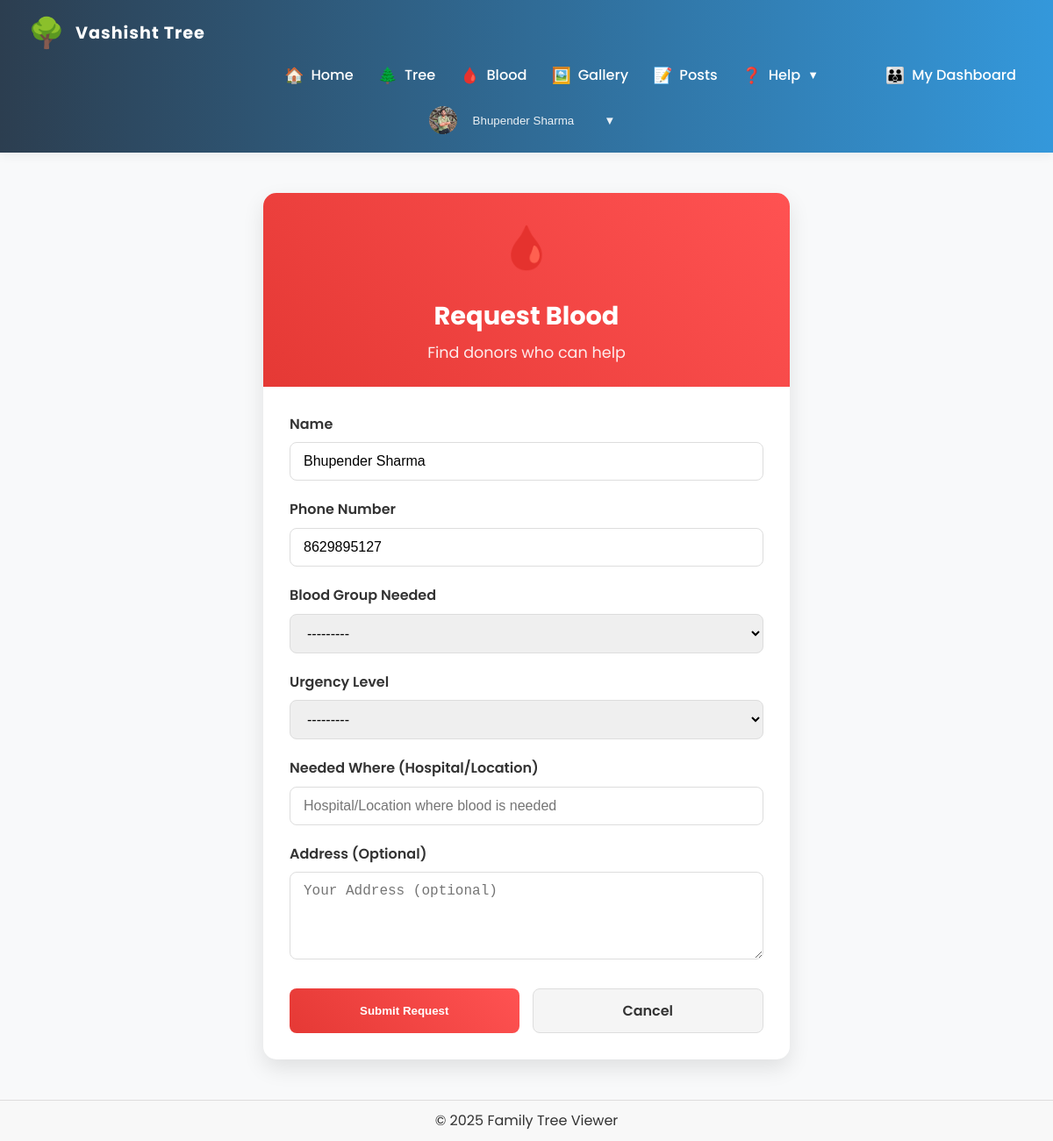
/blood-request/ (signed in), run on the app's committed database.
### treeapp/models.py (models this page shows, shortened)
class UserProfile(models.Model):
    BLOOD_GROUP_CHOICES = [
        ('A+', 'A+'),
        ('A-', 'A-'),
        ('B+', 'B+'),
        ('B-', 'B-'),
        ('AB+', 'AB+'),
        ('AB-', 'AB-'),
        ('O+', 'O+'),
        ('O-', 'O-'),
    ]
    GENDER_CHOICES = [
        ('M', 'Male'),
        ('F', 'Female'),
        ('O', 'Other'),
    ]
    user = models.OneToOneField(User, on_delete=models.CASCADE)
    family_root = models.ForeignKey(FamilyMember, null=True, blank=True, on_delete=models.SET_NULL, related_name='root_for_users')
    last_child = models.ForeignKey(FamilyMember, null=True, blank=True, on_delete=models.SET_NULL, related_name='last_child_for_users')
    member_id = models.ForeignKey(FamilyMember, null=True, blank=True, on_delete=models.SET_NULL, related_name='member_id_for_users')
    name = models.CharField(max_length=100, blank=True, null=True)
    father_name = models.CharField(max_length=100, blank=True, null=True)
    phone = models.CharField(max_length=20, blank=True, null=True)
    plain_password = models.CharField(max_length=100, blank=True, null=True)
    email_verified = models.BooleanField(default=False)
    email_verification_token = models.CharField(max_length=100, blank=True, null=True)
    blood_group = models.CharField(max_length=3, choices=BLOOD_GROUP_CHOICES, blank=True, null=True)
    is_blood_donor = models.BooleanField(default=False)
    hide_from_donor_list = models.BooleanField(default=False)
    picture = models.ImageField(upload_to='profile_pictures/', null=True, blank=True)
    date_of_birth = models.DateField(null=True, blank=True)
    gender = models.CharField(max_length=1, choices=GENDER_CHOICES, blank=True, null=True)
    marital_status = models.CharField(max_length=20, choices=[('single', 'Single'), ('married', 'Married'), ('divorced', 'Divorced'), ('widowed', 'Widowed')], blank=True, null=True)
    anniversary_date = models.DateField(null=True, blank=True)
    is_suspended = models.BooleanField(default=False)

### treeapp/views_blood.py (the view)
# urls.py: path('blood-request/', views_blood.blood_request_view, name='blood_request'),
def blood_request_view(request):
    initial_data = {}
    if request.user.is_authenticated:
        try:
            profile = request.user.userprofile
            initial_data = {
                'name': profile.name or request.user.username,
                'phone': profile.phone or '',
            }
        except UserProfile.DoesNotExist:
            pass
    if request.method == 'POST':
        form = BloodRequestForm(request.POST)
        if form.is_valid():
            blood_request = form.save(commit=False)
            blood_request.request_type = 'need'
            if request.user.is_authenticated:
                blood_request.user = request.user
                blood_request.is_registered_user = True
            blood_request.save()
            messages.success(request, "Your blood request has been submitted successfully.")
            return redirect('blood_bank')
    else:
        form = BloodRequestForm(initial=initial_data)
    return render(request, 'treeapp/blood_need.html', {'form': form})

### treeapp/forms.py
class BloodRequestForm(forms.ModelForm):
    class Meta:
        model = BloodRequest
        fields = ['name', 'phone', 'blood_group', 'urgency', 'needed_where', 'address']
        widgets = {
            'name': forms.TextInput(attrs={'class': 'form-control', 'placeholder': 'Your Name'}),
            'phone': forms.TextInput(attrs={'class': 'form-control', 'placeholder': 'Your Phone Number'}),
            'blood_group': forms.Select(attrs={'class': 'form-control'}),
            'urgency': forms.Select(attrs={'class': 'form-control'}),
            'needed_where': forms.TextInput(attrs={'class': 'form-control', 'placeholder': 'Hospital/Location where blood is needed'}),
            'address': forms.Textarea(attrs={'class': 'form-control', 'rows': 3, 'placeholder': 'Your Address (optional)'}),
        }
    def __init__(self, *args, **kwargs):
        super().__init__(*args, **kwargs)
        self.instance.request_type = 'need'

### treeapp/templates/treeapp/blood_need.html (shortened to what this page needs)
{% extends 'treeapp/base.html' %}
{% block content %}
<div class="blood-form-container">
    <div class="form-card">
        <div class="card-header">
            <div class="header-icon">🩸</div>
            <h2>Request Blood</h2>
            <p>Find donors who can help</p>
        </div>
        <div class="card-body">
            <form method="post">
                <div class="form-group">
                    <label for="{{ form.name.id_for_label }}">Name</label>
                    {{ form.name }}
                </div>
                <div class="form-group">
                    <label for="{{ form.phone.id_for_label }}">Phone Number</label>
                    {{ form.phone }}
                </div>
                <div class="form-group">
                    <label for="{{ form.blood_group.id_for_label }}">Blood Group Needed</label>
                    {{ form.blood_group }}
                </div>
                <div class="form-group">
                    <label for="{{ form.urgency.id_for_label }}">Urgency Level</label>
                    {{ form.urgency }}
                </div>
                <div class="form-group">
                    <label for="{{ form.needed_where.id_for_label }}">Needed Where (Hospital/Location)</label>
                    {{ form.needed_where }}
                </div>
                <div class="form-group">
                    <label for="{{ form.address.id_for_label }}">Address (Optional)</label>
                    {{ form.address }}
                </div>
                <div class="form-actions">
                    <button type="submit" class="btn-submit">Submit Request</button>
                    <a href="{% url 'blood_bank' %}" class="btn-cancel">Cancel</a>
                </div>
            </form>
        </div>
    </div>
</div>
{% endblock %}

### treeapp/templates/treeapp/base.html (shortened to what this page needs)
<!DOCTYPE html>
<html lang="en">
<head>
    {% load static %}
    <link rel="stylesheet" href="{% static 'treeapp/css/base.css' %}">
    <link rel="stylesheet" href="{% static 'treeapp/css/tree.css' %}">
    <link rel="stylesheet" href="{% static 'treeapp/css/mobile-fixes.css' %}">
    <link rel="stylesheet" href="{% static 'treeapp/css/modern-theme.css' %}">
    <link rel="stylesheet" href="{% static 'treeapp/css/style.css' %}">
</head>
<body>
    <div class="page-container">
        <nav class="navbar modern-navbar">
            <div class="navbar-brand">
                <a href="{% url 'index' %}" class="navbar-logo-link" style="font-size:2rem; text-decoration:none;">
                    <span class="navbar-logo-emoji" style="font-size:2.1rem;">🌳</span>
                    <span class="navbar-title">Vashisht Tree</span>
                </a>
            </div>
            <ul class="navbar-links" id="navbarLinks">
                <li><a href="{% url 'index' %}"><span class="nav-emoji">🏠</span> Home</a></li>
                <li><a href="{% url 'tree' %}?style=1"><span class="nav-emoji">🌲</span> Tree</a></li>
                <li><a href="{% url 'blood_bank' %}"><span class="nav-emoji">🩸</span> Blood</a></li>
                <li><a href="{% url 'gallery' %}"><span class="nav-emoji">🖼️</span> Gallery</a></li>
                <li><a href="{% url 'posts' %}"><span class="nav-emoji">📝</span> Posts</a></li>
                <li class="nav-item nav-help-dropdown">
                    <a href="#" class="nav-link nav-help-link">
                        <span class="nav-emoji">❓</span>
                        Help <span class="nav-caret">▼</span>
                    </a>
                </li>
                {% if user.is_authenticated %}
                    <li><a href="{% url 'user_dashboard' %}"><span class="nav-emoji">👪</span> My Dashboard</a></li>
                {% endif %}
            </ul>
            <div class="navbar-user">
                {% if user.is_authenticated %}
                    <div class="user-dropdown">
                        <button class="user-btn" id="userDropdownBtn">
                            <div class="sidebar-user-info">
                                <img src="{% if user.userprofile.picture %}{{ user.userprofile.picture.url }}{% else %}/static/default-avatar.png{% endif %}" alt="User" class="sidebar-user-avatar">
                                <span class="sidebar-user-name">{{ user.userprofile.name|default:user.username }}</span>
                                <span class="sidebar-user-caret">▼</span>
                            </div>
                        </button>
                    </div>
                {% else %}
                    <a href="{% url 'login' %}" class="btn-action btn-login">Login</a>
                    <a href="{% url 'register' %}" class="btn-action btn-register">Register</a>
                {% endif %}
            </div>
        </nav>
        <main class="main-content">
            {% block content %}{% endblock %}
        </main>
        <footer class="footer">
            &copy; 2025 Family Tree Viewer
        </footer>
    </div>
</body>
</html>

### treeapp/static/treeapp/css/base.css (style rules this page uses)
html, body { height: 100%; width: 100%; margin: 0; padding: 0; font-family: sans-serif; overflow-x: hidden; background: #fafdff; }
.page-container { display: flex; flex-direction: column; min-height: 100vh; }
.main-content { flex: 1; padding: 1rem; overflow: auto; }
.navbar { background: linear-gradient(to right, #34495e, #2c3e50); color: #fff; padding: 12px 20px; display: flex; justify-content: space-between; align-items: center; box-shadow: 0 2px 4px rgba(0,0,0,0.2); position: relative; z-index: 10; }
.footer { background-color: #f8f8f8; text-align: center; padding: 10px; border-top: 1px solid #ddd; }
@media (min-width: 769px) { .navbar { flex-direction: row; align-items: center; } }

### treeapp/static/treeapp/css/modern-theme.css (style rules this page uses)
:root { --primary-color: #6a11cb; --primary-gradient: linear-gradient(135deg, #6a11cb 0%, #2575fc 100%); --secondary-color: #9c27b0; --secondary-gradient: linear-gradient(135deg, #9c27b0, #ba68c8); --accent-color: #4a6bff; --accent-gradient: linear-gradient(135deg, #4a6bff, #6c5ce7); --text-color: #333; --text-light: #666; --background-color: #f8f9fa; --card-background: #ffffff; --border-color: #e0e0e0; --shadow-sm: 0 2px 5px rgba(0,0,0,0.05); --shadow-md: 0 5px 15px rgba(0,0,0,0.08); --shadow-lg: 0 10px 25px rgba(0,0,0,0.12); --radius-sm: 8px; --radius-md: 12px; --radius-lg: 20px; --spacing-xs: 5px; --spacing-sm: 10px; --spacing-md: 15px; --spacing-lg: 20px; --spacing-xl: 30px; }
body { font-family: 'Poppins', sans-serif; background-color: var(--background-color); color: var(--text-color); line-height: 1.6; }

### treeapp/static/treeapp/css/style.css (style rules this page uses)
.form-control { width: 100%; padding: 12px 15px; border: 1px solid var(--border-color); border-radius: 6px; font-size: 1rem; transition: border-color 0.2s ease; box-sizing: border-box; }

### treeapp/templates/treeapp/blood_need.html (style rules this page uses)
.blood-form-container { max-width: 600px; margin: 30px auto; padding: 0 20px; }
.form-card { background: white; border-radius: 15px; overflow: hidden; box-shadow: 0 10px 25px rgba(0, 0, 0, 0.1); }
.card-header { background: linear-gradient(45deg, #e53935, #ff5252); color: white; padding: 25px; text-align: center; }
.header-icon { font-size: 3rem; margin-bottom: 15px; }
.card-header h2 { margin: 0 0 5px 0; font-size: 1.8rem; }
.card-header p { margin: 0; opacity: 0.9; font-size: 1.1rem; }
.card-body { padding: 30px; }
.form-group { margin-bottom: 20px; }
.form-group label { display: block; margin-bottom: 8px; font-weight: 600; color: #333; }
.form-group input, .form-group select, .form-group textarea { width: 100%; padding: 12px 15px; border: 1px solid #ddd; border-radius: 8px; font-size: 1rem; transition: all 0.3s ease; }
.form-group textarea { min-height: 100px; resize: vertical; }
.form-actions { display: flex; gap: 15px; margin-top: 25px; }
.btn-submit, .btn-cancel { padding: 12px 20px; border-radius: 8px; font-weight: 600; text-align: center; cursor: pointer; transition: all 0.3s ease; flex: 1; }
.btn-submit { background: linear-gradient(45deg, #e53935, #ff5252); color: white; border: none; }
.btn-cancel { background: #f5f5f5; color: #333; border: 1px solid #ddd; text-decoration: none; display: flex; align-items: center; justify-content: center; }

### data on the page
UserProfile: name "Bhupender Sharma", phone "8629895127", blood_group "---------"

### other printed values
{{ user.userprofile.name|default:user.username }} "Bhupender Sharma"
